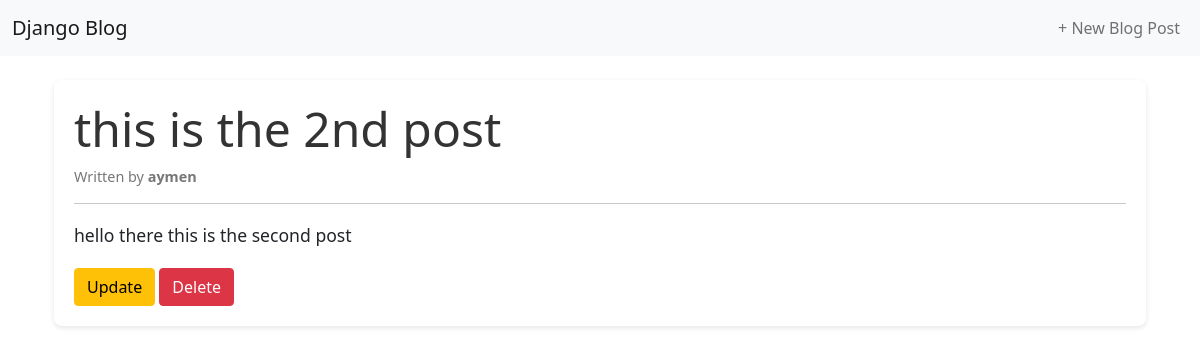
Page /blog/8/ on the committed database.
### blog/models.py (models this page shows, shortened)
class BlogModel(models.Model):
    title = models.CharField(max_length=20)
    body = models.TextField()
    author = models.ForeignKey(
        'auth.User',                #! this is the foreing class that is associated to the foreign key
        on_delete=models.CASCADE    #! this will specify that when the user is deleted the blog will be deleted too
    )

### blog/views.py (the view)
# urls.py: path('<int:pk>/', BlogDetailView.as_view(), name='blog_details'),
class BlogDetailView(DetailView):
    model = BlogModel
    template_name = "blog_detail.html"
    context_object_name = "blog"

### templates/blog_detail.html (shortened to what this page needs)
{% extends 'base.html'%}
{% block content %}
<div class="container">
    <div class="blog-post my-4">
        <h2 class="blog-title">
            <a href="{% url 'blog_details' blog.pk %}" class="text-decoration-none">{{ blog.title }}</a>
        </h2>
        <p class="blog-author">Written by <strong>{{ blog.author }}</strong></p>
        <hr>
        <p class="blog-body">
            {{ blog.body }}
        </p>
        <a href="{% url 'blog_update' blog.pk %}" class="btn btn-warning">Update</a>
        <a href="{% url 'blog_delete' blog.pk %}" class="btn btn-danger">Delete</a>
    </div>
</div>
{% endblock %}

### static/CSS/style.css (style rules this page uses)
body { font-family: 'Arial', sans-serif; line-height: 1.6; background-color: #f4f4f4; color: #333; }
.blog-post { background-color: white; margin: 20px 0; padding: 20px; border-radius: 8px; box-shadow: 0 2px 5px rgba(0, 0, 0, 0.1); }
.blog-title a { text-decoration: none; color: #333; font-size: 1.5em; transition: color 0.3s ease; }
.blog-author { font-size: 0.9em; color: #777; }
.blog-body { margin-top: 10px; font-size: 1.1em; line-height: 1.8; }
hr { border: none; height: 1px; background: #ddd; }

### rows in the picture
BlogModel: title "this is the 2nd post", author "aymen", body "hello there this is the second post"
